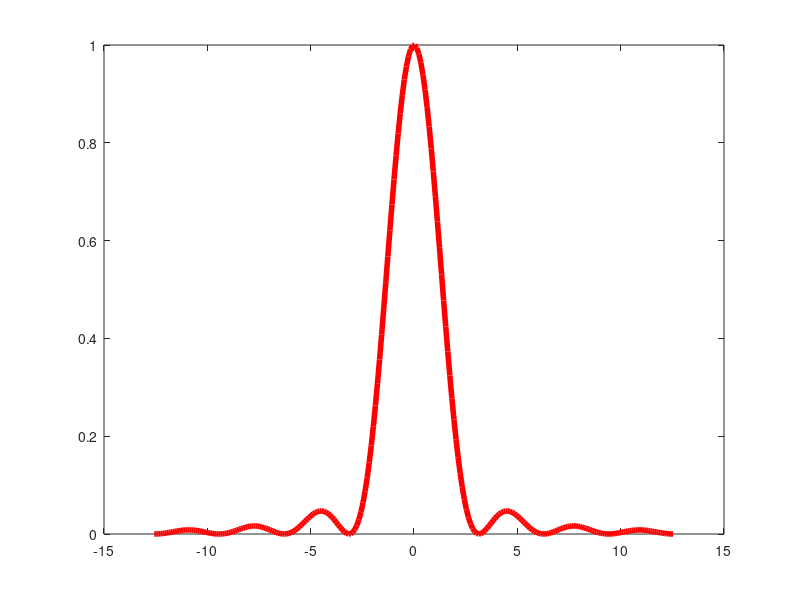

Write the MATLAB code that produced this figure. (Note: this script raises an error after producing the figure.)
deltK = -4*pi:0.1:4*pi;
L = 2;
x = deltK*L/2;
y = (sin(x)./x).^2;
plot(x,y,'r','LineWidth',4);
new_fig_handle = shift_axis_to_origin( gca ) ;